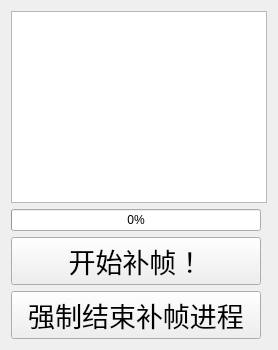
        <widget class="QWidget" name="step3">
         <property name="acceptDrops">
          <bool>true</bool>
         </property>
         <property name="whatsThis">
          <string/>
         </property>
         <attribute name="title">
          <string>输出窗口</string>
         </attribute>
         <layout class="QGridLayout" name="gridLayout_24">
          <item row="0" column="0">
           <layout class="QGridLayout" name="gridLayout_8">
            <item row="0" column="0" rowspan="2" colspan="2">
             <widget class="QTextEdit" name="OptionCheck">
              <property name="sizePolicy">
               <sizepolicy hsizetype="Expanding" vsizetype="MinimumExpanding">
                <horstretch>0</horstretch>
                <verstretch>0</verstretch>
               </sizepolicy>
              </property>
              <property name="autoFormatting">
               <set>QTextEdit::AutoAll</set>
              </property>
              <property name="readOnly">
               <bool>true</bool>
              </property>
              <property name="html">
               <string>&lt;!DOCTYPE HTML PUBLIC &quot;-//W3C//DTD HTML 4.0//EN&quot; &quot;http://www.w3.org/TR/REC-html40/strict.dtd&quot;&gt;
&lt;html&gt;&lt;head&gt;&lt;meta name=&quot;qrichtext&quot; content=&quot;1&quot; /&gt;&lt;style type=&quot;text/css&quot;&gt;
p, li { white-space: pre-wrap; }
&lt;/style&gt;&lt;/head&gt;&lt;body style=&quot; font-family:'SimSun'; font-size:9pt; font-weight:400; font-style:normal;&quot;&gt;
&lt;p style=&quot;-qt-paragraph-type:empty; margin-top:0px; margin-bottom:0px; margin-left:0px; margin-right:0px; -qt-block-indent:0; text-indent:0px;&quot;&gt;&lt;br /&gt;&lt;/p&gt;&lt;/body&gt;&lt;/html&gt;</string>
              </property>
             </widget>
            </item>
            <item row="2" column="0">
             <widget class="QProgressBar" name="progressBar">
              <property name="sizePolicy">
               <sizepolicy hsizetype="Expanding" vsizetype="Maximum">
                <horstretch>0</horstretch>
                <verstretch>0</verstretch>
               </sizepolicy>
              </property>
              <property name="maximum">
               <number>100</number>
              </property>
              <property name="value">
               <number>0</number>
              </property>
             </widget>
            </item>
            <item row="4" column="0">
             <widget class="QPushButton" name="KillProcButton">
              <property name="sizePolicy">
               <sizepolicy hsizetype="Minimum" vsizetype="Fixed">
                <horstretch>0</horstretch>
                <verstretch>0</verstretch>
               </sizepolicy>
              </property>
              <property name="font">
               <font>
                <family>Abril Fatface</family>
                <pointsize>20</pointsize>
               </font>
              </property>
              <property name="text">
               <string>强制结束补帧进程</string>
              </property>
             </widget>
            </item>
            <item row="3" column="0">
             <widget class="QPushButton" name="ProcessStart">
              <property name="sizePolicy">
               <sizepolicy hsizetype="Minimum" vsizetype="Fixed">
                <horstretch>0</horstretch>
                <verstretch>0</verstretch>
               </sizepolicy>
              </property>
              <property name="font">
               <font>
                <family>Abril Fatface</family>
                <pointsize>20</pointsize>
               </font>
              </property>
              <property name="text">
               <string>开始补帧！</string>
              </property>
             </widget>
            </item>
           </layout>
          </item>
         </layout>
        </widget>
